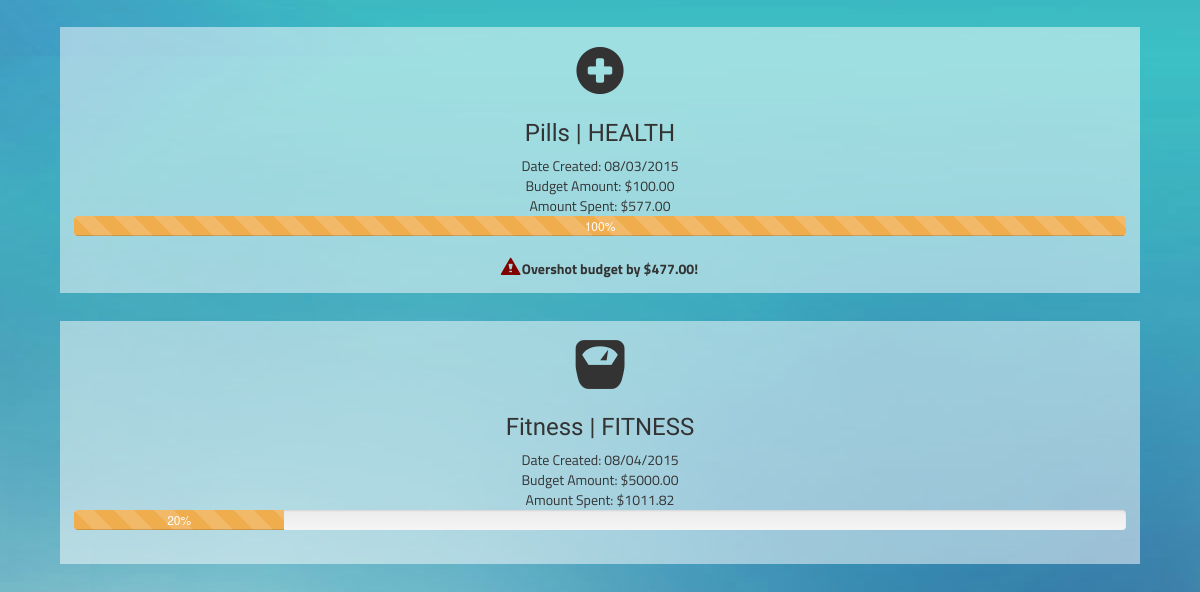
The page /budgets (signed in, lower part) on the database as committed earlier.
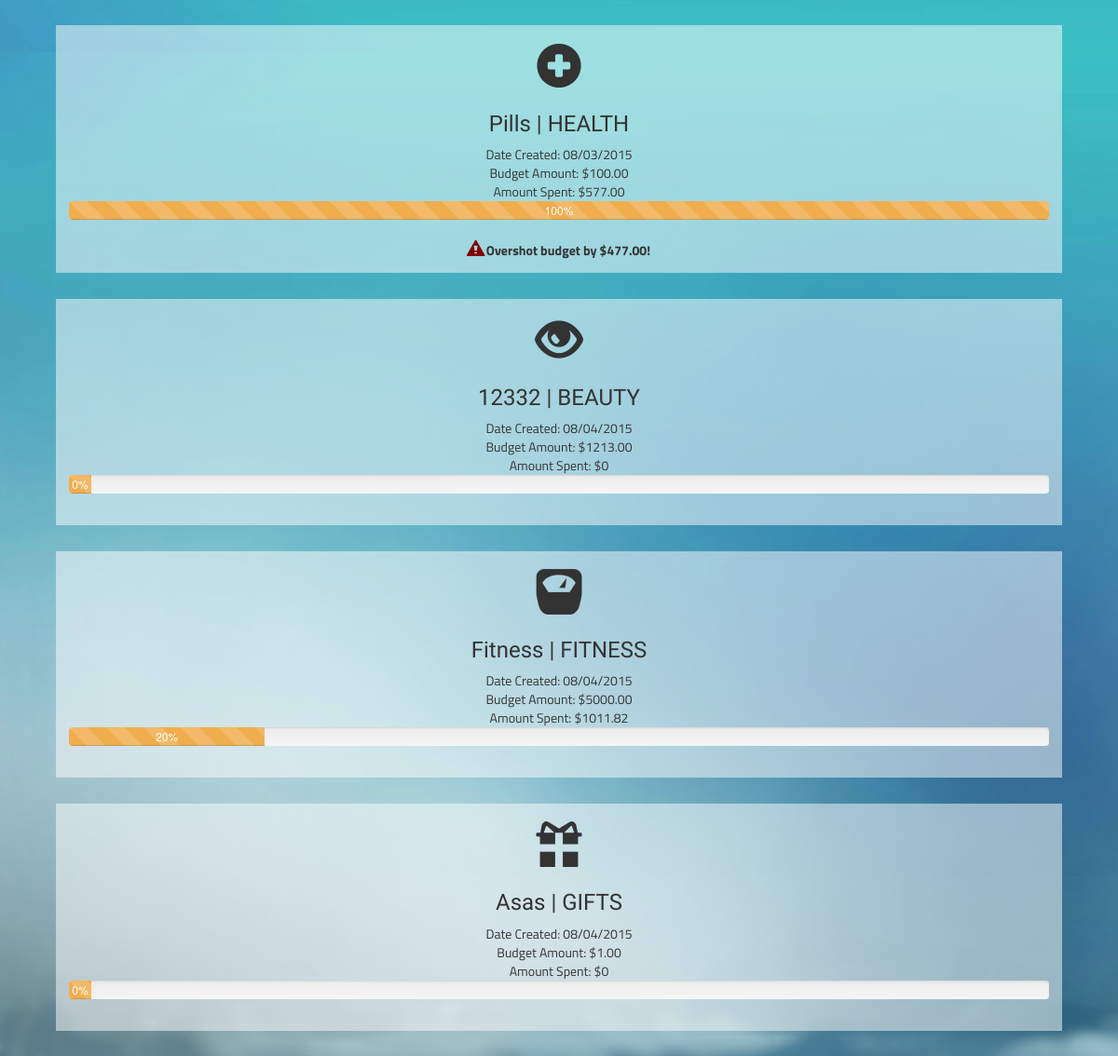
The same page on the database as committed later.
### app_xspense/models.py (models this page shows, shortened)
class Budget(models.Model):
	ELECTRONICS = 0
	OFFICE = 1
	ENTERTAINMENT = 2
	HOME_FURNITURE = 3
	CLOTHES = 4
	BABY_KIDS = 5
	TOYS_GAMES_CRAFTS = 6
	FOOD = 7
	HEALTH = 8
	BEAUTY = 9
	SPORTS_FITNESS = 10
	AUTO = 11
	GIFTS = 12
	OTHER = 13
	EDUCATION = 14
	category_choices = [
		(ELECTRONICS, 'electronics'),
		(OFFICE, 'office'),
		(ENTERTAINMENT, 'entertainment'),
		(HOME_FURNITURE, 'home/furniture'),
		(CLOTHES, 'clothes'),
		(BABY_KIDS, 'baby/kids'),
		(TOYS_GAMES_CRAFTS, 'toys/games/crafts'),
		(FOOD, 'food'),
		(HEALTH, 'health'),
		(BEAUTY, 'beauty'),
		(SPORTS_FITNESS, 'sports/fitness'),
		(AUTO, 'auto'),
		(GIFTS, 'gifts'),
		(OTHER, 'other'),
		(EDUCATION, 'education')
		]
	category = models.IntegerField(choices=category_choices, default=13)
	user = models.ForeignKey('auth.User', null=True)
	purpose = models.TextField()
	amount = models.DecimalField(max_digits=9, decimal_places=2)
	date_created = models.DateTimeField(
		default=timezone.now)

class Expense(models.Model):
	user = models.ForeignKey('auth.User', null=True)
	budget = models.ForeignKey(Budget, on_delete=models.CASCADE, null=True, blank=True)
	item = models.TextField()
	price = models.DecimalField(max_digits=9, decimal_places=2)
	date = models.DateTimeField(
		default=timezone.now)
	location = models.TextField()

### app_xspense/views.py (the view)
# urls.py: url(r'^budgets$', views.all_budgets, name='all_budgets'),
@login_required
def all_budgets(request):
	budgets = Budget.objects.filter(user=request.user).order_by('category')
	return render(request, 'app_xspense/budgets.html', {'budgets': budgets})

### app_xspense/templatetags/filters.py (called while the page is built)
@register.filter(name='categoryString')
def categoryString(value):
	return {
		0: 'ELECTRONICS',
        1: 'OFFICE',
        2: 'ENTERTAINMENT',
        3: 'HOME FURNITURE',
        4: 'CLOTHES',
        5: 'BABY & KIDS',
        6: 'TOYS & GAMES',
        7: 'FOOD',
        8: 'HEALTH',
        9: 'BEAUTY',
        10: 'FITNESS',
        11: 'AUTO',
        12: 'GIFTS',
        13: 'OTHER',
        14: 'EDUCATION'
    }.get(value, 13)

@register.filter(name='sumExpenses')
def sumExpenses(expenses):
	total = 0;
	for expense in expenses:
		total = total + expense.price
	return total

@register.filter(name='icon')
def icon(category):
    icon = {
        0: 'headphones',
        1: 'paperclip',
        2: 'facetime-video',
        3: 'home',
        4: 'sunglasses',
        5: 'ice-lolly-tasted',
        6: 'bishop',
        7: 'cutlery',
        8: 'plus-sign',
        9: 'eye-open',
        10: 'scale',
        11: 'dashboard',
        12: 'gift',
        13: 'option-horizontal',
        14: 'education'
    }.get(category, 13)
    return '<span class="glyphicon glyphicon-' + icon + ' small-12 medium-1 columns" aria-hidden="true"></span>'

### app_xspense/templates/app_xspense/budgets.html (shortened to what this page needs)
{% extends "app_xspense/base.html" %}
{% load filters %}
{% block content %}
	{% for budget in budgets %}
		<div class="solo-page container" style="width: 90%">
			<section class="small-6 columns">
				{{ budget.category|icon|safe }}
				<div class="small-12 medium-9 columns">
					<h3 class="title">{{ budget.purpose|title }} | {{ budget.category|categoryString }}</h3>
					<p>Date Created: {{ budget.date_created|date:"m/d/Y" }}</p>
				</div>
			</section>
			<section class="small-6 columns">
				<div class="row">
					<p class="small-12 medium-6 columns">Budget Amount: ${{ budget.amount }}</p>
					<p class="small-12 medium-6 columns">Amount Spent: ${{ budget.expense_set.all | sumExpenses}}</p>
				</div>
				  {{ budget | progress | safe }}
			</section>
		</div>
	{% endfor %}
{% endblock %}

Rows that differ between the two databases and show on the page:
added Budget: purpose "12332", category|categoryString "BEAUTY", date_created "08/04/2015", amount "1213.00", expense_set.all|sumExpenses "0", id+amount "0%"
added Budget: purpose "Asas", category|categoryString "GIFTS", date_created "08/04/2015", amount "1.00", expense_set.all|sumExpenses "0", id+amount "0%"
